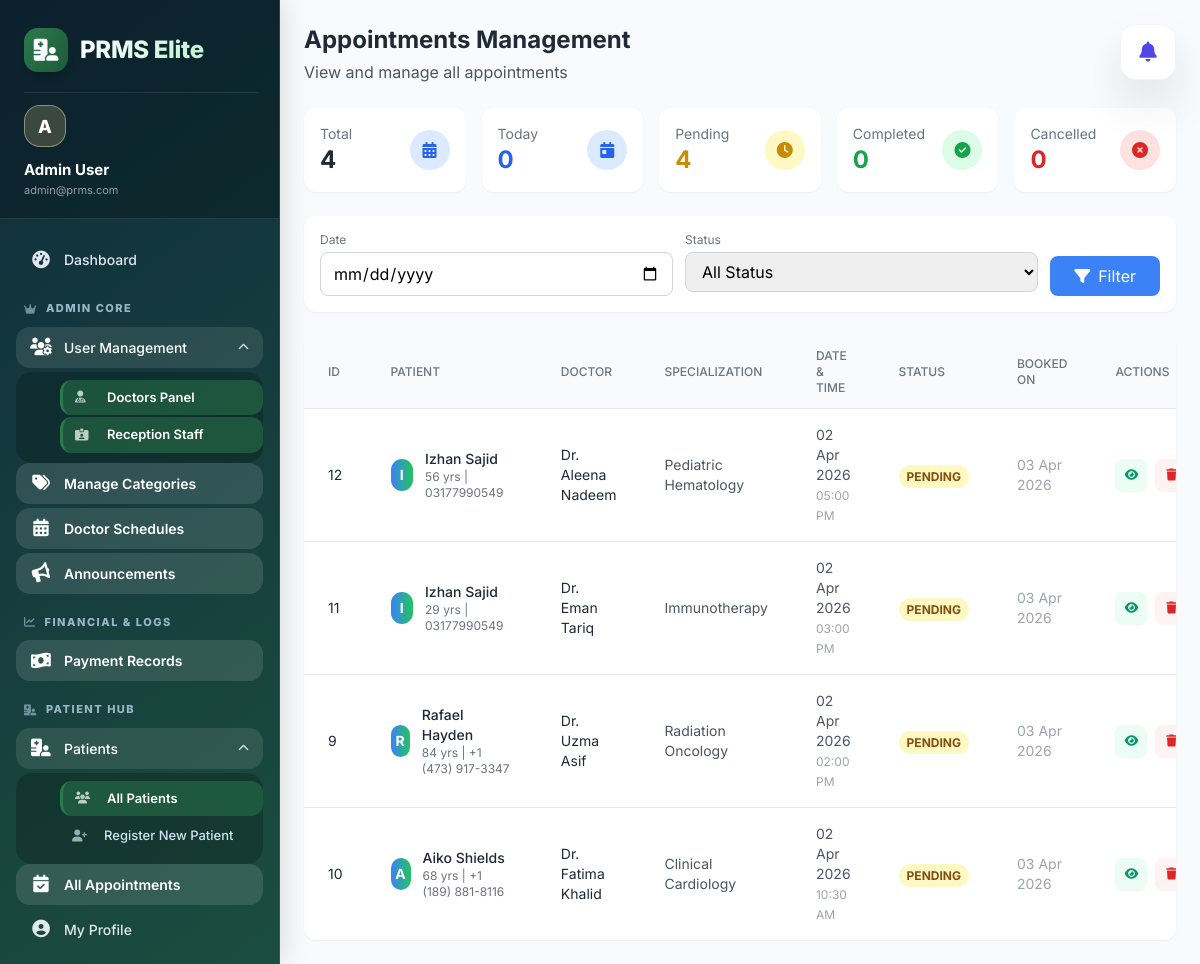
/admin/appointments/index.php (signed in), run on the app's committed database.
### tables this page shows
CREATE TABLE `appointments` (
  `id` int(11) NOT NULL,
  `patient_id` int(11) DEFAULT NULL,
  `doctor_id` int(11) DEFAULT NULL,
  `appointment_date` datetime DEFAULT NULL,
  `symptoms` text DEFAULT NULL,
  `category_id` int(11) DEFAULT NULL,
  `consultation_fee` decimal(10,2) DEFAULT 0.00,
  `shift_type` varchar(20) DEFAULT NULL,
  `time_slot` varchar(50) DEFAULT NULL,
  `patient_number` int(11) DEFAULT 0,
  `status` enum('pending','completed','cancelled') DEFAULT 'pending',
  `created_at` timestamp NOT NULL DEFAULT current_timestamp()
);

CREATE TABLE `patients` (
  `id` int(11) NOT NULL,
  `name` varchar(100) DEFAULT NULL,
  `age` int(11) DEFAULT NULL,
  `weight` decimal(5,2) DEFAULT NULL,
  `disease` int(11) DEFAULT NULL,
  `gender` enum('male','female','other') DEFAULT NULL,
  `phone` varchar(20) DEFAULT NULL,
  `address` text DEFAULT NULL,
  `blood_group` varchar(10) DEFAULT NULL,
  `status` enum('active','inactive') DEFAULT 'active',
  `created_at` timestamp NOT NULL DEFAULT current_timestamp()
);

CREATE TABLE `users` (
  `id` int(11) NOT NULL,
  `role_id` int(11) DEFAULT NULL,
  `name` varchar(100) DEFAULT NULL,
  `email` varchar(100) DEFAULT NULL,
  `phone` varchar(20) DEFAULT NULL,
  `password` varchar(100) DEFAULT NULL,
  `status` enum('active','inactive') DEFAULT 'active',
  `created_at` timestamp NOT NULL DEFAULT current_timestamp(),
  `updated_at` timestamp NULL DEFAULT NULL
);

CREATE TABLE `doctors` (
  `id` int(11) NOT NULL,
  `user_id` int(11) DEFAULT NULL,
  `specialization` varchar(100) DEFAULT NULL,
  `category_id` int(11) DEFAULT NULL,
  `status` enum('active','inactive') DEFAULT 'active',
  `consultation_fee` decimal(10,2) DEFAULT 500.00,
  `max_patients` int(11) DEFAULT 20,
  `experience_years` int(11) DEFAULT 0,
  `qualification` varchar(255) DEFAULT NULL,
  `about` text DEFAULT NULL,
  `created_at` timestamp NOT NULL DEFAULT current_timestamp(),
  `updated_at` timestamp NOT NULL DEFAULT current_timestamp() ON UPDATE current_timestamp()
);

### admin/appointments/index.php (the view, shortened to what this page needs)
<?php
require_once '../../config/db.php';
$date_filter = isset($_GET['date']) ? mysqli_real_escape_string($conn, $_GET['date']) : '';
$where_clause = '';
$query = "SELECT a.*,
          p.name as patient_name, p.phone as patient_phone, p.age as patient_age,
          u.name as doctor_name, d.specialization
          FROM appointments a
          JOIN patients p ON a.patient_id = p.id
          JOIN doctors d ON a.doctor_id = d.id
          JOIN users u ON d.user_id = u.id
          $where_clause
          ORDER BY a.appointment_date DESC, a.created_at DESC";
$result = mysqli_query($conn, $query);
$total_query = "SELECT COUNT(*) as total FROM appointments";
$total_result = mysqli_query($conn, $total_query);
$total_appointments = mysqli_fetch_assoc($total_result)['total'];
$pending_query = "SELECT COUNT(*) as total FROM appointments WHERE status = 'pending'";
$pending_result = mysqli_query($conn, $pending_query);
$pending_appointments = mysqli_fetch_assoc($pending_result)['total'];
$completed_query = "SELECT COUNT(*) as total FROM appointments WHERE status = 'completed'";
$completed_result = mysqli_query($conn, $completed_query);
$completed_appointments = mysqli_fetch_assoc($completed_result)['total'];
$cancelled_query = "SELECT COUNT(*) as total FROM appointments WHERE status = 'cancelled'";
$cancelled_result = mysqli_query($conn, $cancelled_query);
$cancelled_appointments = mysqli_fetch_assoc($cancelled_result)['total'];
$today_date = date('Y-m-d');
$today_query = "SELECT COUNT(*) as total FROM appointments WHERE DATE(appointment_date) = '$today_date'";
$today_result = mysqli_query($conn, $today_query);
$today_appointments = mysqli_fetch_assoc($today_result)['total'];
include '../../includes/header.php';
include '../../includes/sidebar.php';
?>
<div class="flex-1 overflow-y-auto bg-gray-50">
    <div class="p-6">
        <div class="mb-6">
            <h1 class="text-2xl font-bold text-gray-800">Appointments Management</h1>
            <p class="text-gray-600 mt-1">View and manage all appointments</p>
        </div>
        <div class="grid grid-cols-1 md:grid-cols-2 lg:grid-cols-5 gap-4 mb-6">
            <div class="bg-white rounded-xl shadow-sm p-4">
                <div class="flex items-center justify-between">
                    <div>
                        <p class="text-gray-500 text-sm">Total</p>
                        <p class="text-2xl font-bold text-gray-800"><?php echo $total_appointments; ?></p>
                    </div>
                    <div class="w-10 h-10 bg-blue-100 rounded-full flex items-center justify-center">
                        <i class="fas fa-calendar-alt text-blue-600"></i>
                    </div>
                </div>
            </div>
            <div class="bg-white rounded-xl shadow-sm p-4">
                <div class="flex items-center justify-between">
                    <div>
                        <p class="text-gray-500 text-sm">Today</p>
                        <p class="text-2xl font-bold text-blue-600"><?php echo $today_appointments; ?></p>
                    </div>
                    <div class="w-10 h-10 bg-blue-100 rounded-full flex items-center justify-center">
                        <i class="fas fa-calendar-day text-blue-600"></i>
                    </div>
                </div>
            </div>
            <div class="bg-white rounded-xl shadow-sm p-4">
                <div class="flex items-center justify-between">
                    <div>
                        <p class="text-gray-500 text-sm">Pending</p>
                        <p class="text-2xl font-bold text-yellow-600"><?php echo $pending_appointments; ?></p>
                    </div>
                    <div class="w-10 h-10 bg-yellow-100 rounded-full flex items-center justify-center">
                        <i class="fas fa-clock text-yellow-600"></i>
                    </div>
                </div>
            </div>
            <div class="bg-white rounded-xl shadow-sm p-4">
                <div class="flex items-center justify-between">
                    <div>
                        <p class="text-gray-500 text-sm">Completed</p>
                        <p class="text-2xl font-bold text-green-600"><?php echo $completed_appointments; ?></p>
                    </div>
                    <div class="w-10 h-10 bg-green-100 rounded-full flex items-center justify-center">
                        <i class="fas fa-check-circle text-green-600"></i>
                    </div>
                </div>
            </div>
            <div class="bg-white rounded-xl shadow-sm p-4">
                <div class="flex items-center justify-between">
                    <div>
                        <p class="text-gray-500 text-sm">Cancelled</p>
                        <p class="text-2xl font-bold text-red-600"><?php echo $cancelled_appointments; ?></p>
                    </div>
                    <div class="w-10 h-10 bg-red-100 rounded-full flex items-center justify-center">
                        <i class="fas fa-times-circle text-red-600"></i>
                    </div>
                </div>
            </div>
        </div>
        <div class="bg-white rounded-xl shadow-sm p-4 mb-6">
            <form method="GET" action="" class="flex flex-wrap gap-3">
                <div class="flex-1 min-w-[200px]">
                    <label class="block text-xs text-gray-500 mb-1">Date</label>
                    <input type="date" name="date" value="<?php echo htmlspecialchars($date_filter); ?>"
                        class="w-full px-3 py-2 border border-gray-300 rounded-lg focus:outline-none focus:border-blue-500">
                </div>
                <div class="flex-1 min-w-[150px]">
                    <label class="block text-xs text-gray-500 mb-1">Status</label>
                    <select name="status" class="w-full px-3 py-2 border border-gray-300 rounded-lg focus:outline-none focus:border-blue-500">
                        <option value="">All Status</option>
                    </select>
                </div>
                <div class="flex items-end gap-2">
                    <button type="submit" class="px-6 py-2 bg-blue-500 text-white rounded-lg hover:bg-blue-600 transition">
                        <i class="fas fa-filter mr-2"></i>Filter
                    </button>
                </div>
            </form>
        </div>
        <div class="bg-white rounded-xl shadow-sm overflow-hidden">
            <div class="overflow-x-auto">
                <table class="w-full">
                    <thead class="bg-gray-50 border-b">
                        <tr>
                            <th class="px-6 py-3 text-left text-xs font-medium text-gray-500 uppercase">ID</th>
                            <th class="px-6 py-3 text-left text-xs font-medium text-gray-500 uppercase">Patient</th>
                            <th class="px-6 py-3 text-left text-xs font-medium text-gray-500 uppercase">Doctor</th>
                            <th class="px-6 py-3 text-left text-xs font-medium text-gray-500 uppercase">Specialization</th>
                            <th class="px-6 py-3 text-left text-xs font-medium text-gray-500 uppercase">Date & Time</th>
                            <th class="px-6 py-3 text-left text-xs font-medium text-gray-500 uppercase">Status</th>
                            <th class="px-6 py-3 text-left text-xs font-medium text-gray-500 uppercase">Booked On</th>
                            <th class="px-6 py-3 text-left text-xs font-medium text-gray-500 uppercase">Actions</th>
                        </tr>
                    </thead>
                    <tbody class="divide-y divide-gray-200">
                        <?php if (mysqli_num_rows($result) > 0): ?>
                            <?php while ($appointment = mysqli_fetch_assoc($result)): ?>
                                <tr class="hover:bg-gray-50 transition">
                                    <td class="px-6 py-4 text-sm text-gray-800"><?php echo $appointment['id']; ?></td>
                                    <td class="px-6 py-4">
                                        <div class="flex items-center">
                                            <div class="w-8 h-8 rounded-full bg-gradient-to-r from-blue-500 to-green-500 flex items-center justify-center text-white text-sm font-bold">
                                                <?php echo strtoupper(substr($appointment['patient_name'], 0, 1)); ?>
                                            </div>
                                            <div class="ml-3">
                                                <p class="text-sm font-medium text-gray-800"><?php echo htmlspecialchars($appointment['patient_name']); ?></p>
                                                <p class="text-xs text-gray-500"><?php echo $appointment['patient_age']; ?> yrs | <?php echo $appointment['patient_phone']; ?></p>
                                            </div>
                                        </div>
                                    </td>
                                    <td class="px-6 py-4 text-sm text-gray-800"><?php echo htmlspecialchars($appointment['doctor_name']); ?></td>
                                    <td class="px-6 py-4 text-sm text-gray-600"><?php echo htmlspecialchars($appointment['specialization']); ?></td>
                                    <td class="px-6 py-4 text-sm text-gray-600">
                                        <?php echo date('d M Y', strtotime($appointment['appointment_date'])); ?><br>
                                        <span class="text-xs text-gray-400"><?php echo date('h:i A', strtotime($appointment['appointment_date'])); ?></span>
                                    </td>
                                    <td class="px-6 py-4">
                                         <span class="px-2 py-1 text-xs rounded-full font-bold uppercase
                                             <?php echo $appointment['status'] == 'completed' ? 'bg-green-100 text-green-800' : ($appointment['status'] == 'pending' ? 'bg-yellow-100 text-yellow-800' : 'bg-red-100 text-red-800'); ?>">
                                             <?php echo $appointment['status']; ?>
                                         </span>
                                     </td>
                                     <td class="px-6 py-4 text-sm text-gray-400">
                                         <?php echo date('d M Y', strtotime($appointment['created_at'])); ?>
                                     </td>
                                     <td class="px-6 py-4">
                                         <div class="flex items-center justify-center gap-2">
                                             <button onclick="viewAppointment(<?php echo $appointment['id']; ?>, '<?php echo htmlspecialchars($appointment['patient_name']); ?>', '<?php echo htmlspecialchars($appointment['doctor_name']); ?>', '<?php echo $appointment['appointment_date']; ?>')"
                                                 class="w-8 h-8 flex items-center justify-center rounded-lg bg-emerald-50 text-emerald-600 hover:bg-emerald-600 hover:text-white transition-all shadow-sm" title="View Details">
                                                 <i class="fas fa-eye text-xs"></i>
                                             </button>
                                             <button onclick="confirmDelete(<?php echo $appointment['id']; ?>, '<?php echo htmlspecialchars($appointment['patient_name']); ?>')"
                                                 class="w-8 h-8 flex items-center justify-center rounded-lg bg-red-50 text-red-600 hover:bg-red-600 hover:text-white transition-all shadow-sm" title="Delete">
                                                 <i class="fas fa-trash text-xs"></i>
                                             </button>
                                         </div>
                                     </td>
                                </tr>
                            <?php endwhile; ?>
                        <?php endif; ?>
                    </tbody>
                </table>
            </div>
        </div>
    </div>
</div>

### includes/header.php (style rules this page uses)
* { font-family: 'Inter', sans-serif; }

### includes/sidebar.php (style rules this page uses)
:root { --primary-blue: #3b82f6; --primary-green: #10b981; --primary-gradient: linear-gradient(135deg, #1e3a5f 0%, #2b7a4b 100%); --sidebar-bg: linear-gradient(145deg, #0f2c3d 0%, #1b4d3e 100%); --nav-text: #e2e8f0; --nav-active-bg: rgba(255, 255, 255, 0.12); --nav-active-text: #ffffff; --hover-bg: rgba(255, 255, 255, 0.08); --border-color: rgba(255, 255, 255, 0.1); }
body { margin-left: 280px; }

### data on the page
appointments: id "12", patient.name "I", patient.name "Izhan Sajid", patient.age "56", patient.phone "03177990549", users.name "Dr. Aleena Nadeem", doctor.specialization "Pediatric Hematology", appointment_date "02 Apr 2026", appointment_date "05:00 PM", status "PENDING", created_at "03 Apr 2026"
appointments: id "11", patient.name "I", patient.name "Izhan Sajid", patient.age "29", patient.phone "03177990549", users.name "Dr. Eman Tariq", doctor.specialization "Immunotherapy", appointment_date "02 Apr 2026", appointment_date "03:00 PM", status "PENDING", created_at "03 Apr 2026"
appointments: id "9", patient.name "R", patient.name "Rafael Hayden", patient.age "84", patient.phone "+1 (473) 917-3347", users.name "Dr. Uzma Asif", doctor.specialization "Radiation Oncology", appointment_date "02 Apr 2026", appointment_date "02:00 PM", status "PENDING", created_at "03 Apr 2026"
appointments: id "10", patient.name "A", patient.name "Aiko Shields", patient.age "68", patient.phone "+1 (189) 881-8116", users.name "Dr. Fatima Khalid", doctor.specialization "Clinical Cardiology", appointment_date "02 Apr 2026", appointment_date "10:30 AM", status "PENDING", created_at "03 Apr 2026"

### other printed values
$user_avatar "A"
$user_name "Admin User"
$user_email "admin@prms.com"
$total_appointments "4"
$today_appointments "0"
$pending_appointments "4"
$completed_appointments "0"
$cancelled_appointments "0"
